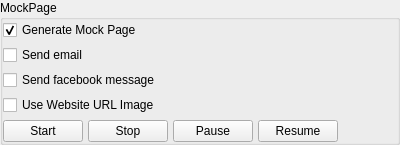
<?xml version="1.0" encoding="UTF-8"?>
<ui version="4.0">
 <class>MockPageAction</class>
 <widget class="QWidget" name="MockPageAction">
  <property name="geometry">
   <rect>
    <x>0</x>
    <y>0</y>
    <width>400</width>
    <height>138</height>
   </rect>
  </property>
  <property name="windowTitle">
   <string>Form</string>
  </property>
  <layout class="QVBoxLayout" name="verticalLayout_3">
   <property name="spacing">
    <number>5</number>
   </property>
   <property name="leftMargin">
    <number>0</number>
   </property>
   <property name="topMargin">
    <number>0</number>
   </property>
   <property name="rightMargin">
    <number>0</number>
   </property>
   <property name="bottomMargin">
    <number>0</number>
   </property>
   <item>
    <widget class="QGroupBox" name="mockPageGroupBox">
     <property name="title">
      <string>MockPage</string>
     </property>
     <layout class="QVBoxLayout" name="verticalLayout_2">
      <property name="spacing">
       <number>5</number>
      </property>
      <property name="leftMargin">
       <number>0</number>
      </property>
      <property name="topMargin">
       <number>0</number>
      </property>
      <property name="rightMargin">
       <number>0</number>
      </property>
      <property name="bottomMargin">
       <number>0</number>
      </property>
      <item>
       <layout class="QVBoxLayout" name="verticalLayout">
        <item>
         <widget class="QCheckBox" name="generateMockPageCheckBox">
          <property name="text">
           <string>Generate Mock Page</string>
          </property>
          <property name="checked">
           <bool>true</bool>
          </property>
         </widget>
        </item>
        <item>
         <widget class="QCheckBox" name="sendEmailCheckBox">
          <property name="text">
           <string>Send email</string>
          </property>
         </widget>
        </item>
        <item>
         <widget class="QCheckBox" name="sendFacebookMessageCheckBox">
          <property name="text">
           <string>Send facebook message</string>
          </property>
         </widget>
        </item>
        <item>
         <widget class="QCheckBox" name="useWebSiteForMockPage">
          <property name="text">
           <string>Use Website URL Image</string>
          </property>
         </widget>
        </item>
       </layout>
      </item>
      <item>
       <layout class="QHBoxLayout" name="horizontalLayout">
        <item>
         <widget class="QPushButton" name="startButton">
          <property name="text">
           <string>Start</string>
          </property>
         </widget>
        </item>
        <item>
         <widget class="QPushButton" name="stopButton">
          <property name="text">
           <string>Stop</string>
          </property>
         </widget>
        </item>
        <item>
         <widget class="QPushButton" name="pauseButton">
          <property name="text">
           <string>Pause</string>
          </property>
         </widget>
        </item>
        <item>
         <widget class="QPushButton" name="resumeButton">
          <property name="text">
           <string>Resume</string>
          </property>
         </widget>
        </item>
        <item>
         <spacer name="horizontalSpacer">
          <property name="orientation">
           <enum>Qt::Horizontal</enum>
          </property>
          <property name="sizeHint" stdset="0">
           <size>
            <width>40</width>
            <height>20</height>
           </size>
          </property>
         </spacer>
        </item>
       </layout>
      </item>
      <item>
       <spacer name="verticalSpacer">
        <property name="orientation">
         <enum>Qt::Vertical</enum>
        </property>
        <property name="sizeHint" stdset="0">
         <size>
          <width>20</width>
          <height>40</height>
         </size>
        </property>
       </spacer>
      </item>
     </layout>
    </widget>
   </item>
  </layout>
 </widget>
 <resources/>
 <connections/>
</ui>
